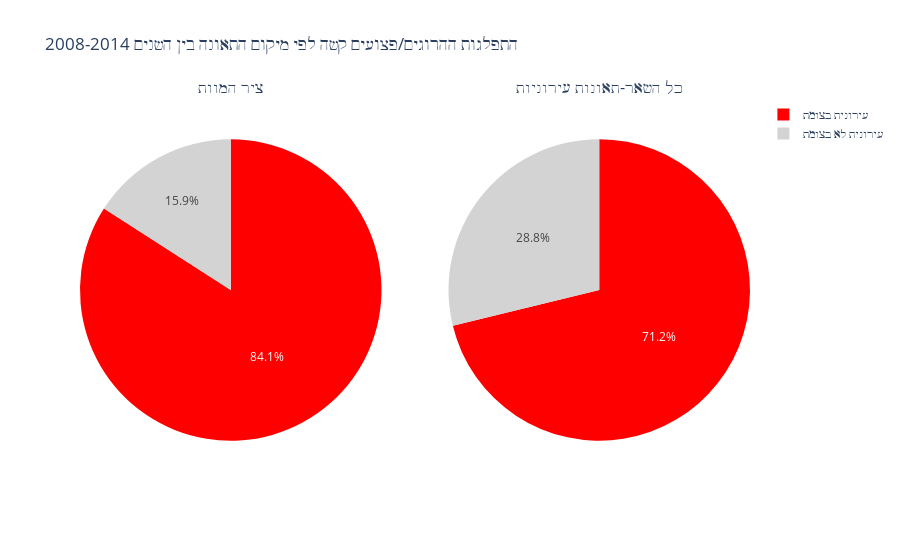

Notebook code for this chart:
### Markdown cell above
### fatal+severe

### Code cell
year_filter = 2014
col = 'road_type_hebrew'
piv_df = d_piv_severe
rest_df = rest_severe

fig = make_subplots(1, 2, specs=[[{'type':'domain'}, {'type':'domain'}]],
                subplot_titles=['ציר המוות', 'כל השאר-תאונות עירוניות'])
    
piv_gb = piv_df[piv_df['accident_year']<=year_filter][col].value_counts()
rest_gb = rest_df[rest_df['accident_year']<=year_filter][col].value_counts()

colors = ['red','lightgray']
fig.add_trace(go.Pie(labels=piv_gb.index.values, values=piv_gb.values), 1, 1)
fig.add_trace(go.Pie(labels=rest_gb.index.values, values=rest_gb.values), 1, 2)
fig.update_traces(marker=dict(colors=colors))
fig.update_layout(title_text='התפלגות ההרוגים/פצועים קשה לפי מיקום התאונה בין השנים 2008-{}'.format(year_filter))    
fig.show()

### Figure 1 — Plotly figure (JSON) as saved in the notebook; plotly's stock layout.template omitted (floating-point values rounded to 4 significant figures)
{"data": [{"domain": {"x": [0, 0.45], "y": [0, 1]}, "labels": ["עירונית בצומת", "עירונית לא בצומת"], "marker": {"colors": ["red", "lightgray"]}, "type": "pie", "values": [37, 7]}, {"domain": {"x": [0.55, 1], "y": [0, 1]}, "labels": ["עירונית לא בצומת", "עירונית בצומת"], "marker": {"colors": ["red", "lightgray"]}, "type": "pie", "values": [5877, 2380]}], "layout": {"annotations": [{"font": {"size": 16}, "showarrow": false, "text": "ציר המוות", "x": 0.225, "xanchor": "center", "xref": "paper", "y": 1, "yanchor": "bottom", "yref": "paper"}, {"font": {"size": 16}, "showarrow": false, "text": "כל השאר-תאונות עירוניות", "x": 0.775, "xanchor": "center", "xref": "paper", "y": 1, "yanchor": "bottom", "yref": "paper"}], "title": {"text": "התפלגות ההרוגים/פצועים קשה לפי מיקום התאונה בין השנים 2008-2014"}}}
